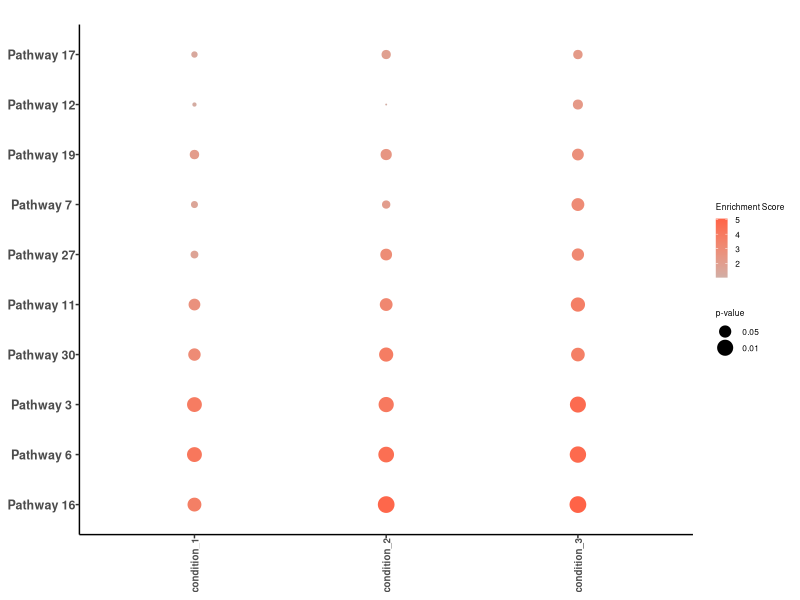
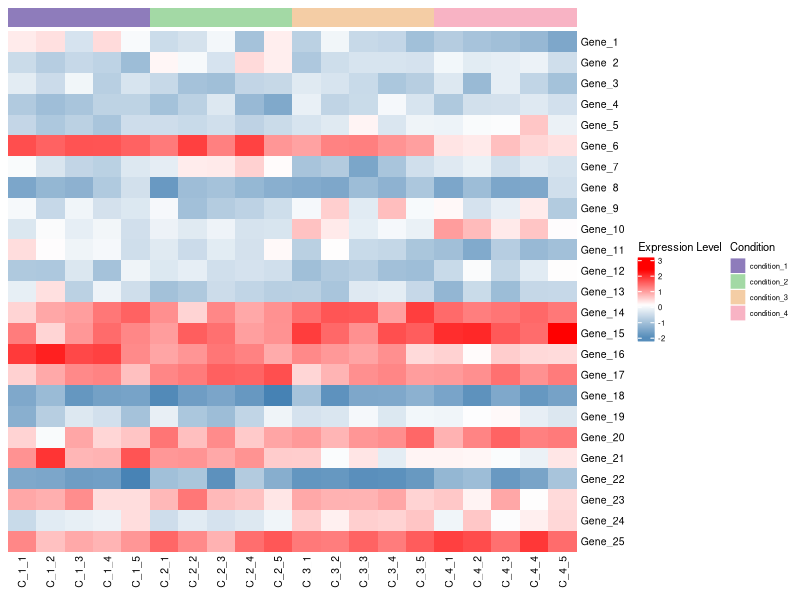

The R script that drew these images, in order:
# Load necessary libraries
library(dplyr)
library(ggplot2)
library(pheatmap)
library(grid)
library(dplyr)
library(limma)
library(ComplexHeatmap)
library(circlize)



### Bubble Plot

# Read in primary and secondary pathway enrichment data
pathway_data <- read.csv('./BubblePlot.csv', header = TRUE)


get_top_n_pathways <- function(data, score_col, sort_type = 'desc', top_n_pathways = 10) {
  # Sort the data based on the dynamic score column
  
  ## score_col is the column with your enrichment score (color for bubble plot)
  
  sorted_data <- if (sort_type == 'desc') {
    data %>% arrange(desc(.data[[score_col]]))
  } else if (sort_type == 'asc') {
    data %>% arrange(.data[[score_col]])
  } else {
    stop("sort_type must be 'asc' or 'desc'")
  }
  
  # Initialize selected data
  selected_data <- data.frame()
  unique_pathway_count <- 0
  
  # Loop to collect top unique pathways
  for (i in 1:nrow(sorted_data)) {
    current_pathway <- sorted_data$pathway_name[i]
    
    if (!current_pathway %in% selected_data$pathway_name) {
      pathway_rows <- sorted_data %>% filter(pathway_name == current_pathway)
      selected_data <- rbind(selected_data, pathway_rows)
      unique_pathway_count <- unique_pathway_count + 1
    }
    
    if (unique_pathway_count == top_n_pathways) break
  }
  
  return(selected_data)
}

top_pathways <- get_top_n_pathways(data = pathway_data, 'enrichment', sort_type = "desc", top_n_pathways = 10)


# Calculate -log10(p-value) for bubble size
plot_data <- top_pathways %>%
  mutate(log_pval = -log10(p_value))

# Clean up pathway labels for display - optional
plot_data$pathway_name <- gsub("_", " ", plot_data$pathway_name)
clean_pathway_levels <- gsub("_", " ", unique(plot_data$pathway_name))
plot_data$pathway_name <- factor(plot_data$pathway_name, levels = clean_pathway_levels)

# Set factor levels for the groups (X-axis order)
plot_data$group <- factor(plot_data$group, 
                          levels = c("condition_1", "condition_2", "condition_3"))

# Define custom theme for plot
custom_theme <- function() {
  theme_classic() %+replace%
    theme(
      plot.title = element_text(hjust = 0.5, size = 7, margin = margin(b = 5)),
      legend.title = element_text(size = 6),
      legend.text = element_text(size = 6),
      legend.key.size = unit(0.3, 'cm'),
      axis.title.y = element_blank(),
      axis.text.x = element_text(angle = 90, size = 7, face = "bold"),
      axis.text.y = element_text(size = 9, face = "bold"),
      axis.title.x = element_blank(),
      panel.grid.major = element_blank(),
      panel.grid.minor = element_blank()
    )
}

# Save plot to PNG
png("./BubblePlot.png", width = 5, height = 5, units = "in", res = 250)

# Create the bubble plot
ggplot(plot_data, aes(x = group, y = pathway_name, size = log_pval, color = enrichment)) +
  geom_point() +
  scale_color_gradient2(midpoint = 0, low = "darkblue", mid = "grey", high = "#FF6347") +
  labs(
    title = "",
    y = "Pathways",
    color = "Enrichment Score",
    size = "p-value"
  ) +
  scale_size_continuous(
    range = c(0, 5),
    breaks = -log10(c(0.05, 0.01, 0.0001, 0.000001, 0.00000001, 0.0000000001)),
    labels = c(0.05, 0.01, 0.0001, 0.000001, 0.00000001, 0.0000000001)
  ) +
  custom_theme()

dev.off()

























## Heatmap



### Identify relevant gene sets for data.
### Example based on column from pathway analysis (GSEA or L2P)
gene_list <- function(column){
  build_vector <- c()
  for(genes in column){
    build_vector <- c(build_vector, strsplit(genes, split = " ")[[1]])
  }
  return(unique(build_vector))
}

## To use this function:
## genes <- gene_list(Heatmap_data$genes)


## Or, list genes by hand:
genes_to_keep <- c("Gene1", "Gene2", "Gene3")
cols_to_keep <- c("Condition1", "Condition2", "Condition3")



DEG <- read.csv('./Heatmap.csv', header=TRUE, row.names = 1)
scaled_data <- scale(DEG)

# Define heatmap color palette
heatmap_colors <- colorRampPalette(c("steelblue", "white", "red"))(100)

# Define group labels for columns (e.g., different treatment groups)
group_labels <- rep(c("condition_1", "condition_2", "condition_3", "condition_4"), each = 5)  # Adjust for your groups
annotation_col <- data.frame(Drug = factor(group_labels, levels = c("condition_1", "condition_2", "condition_3", "condition_4")))
drug_palette <- c("condition_1" = "#8E7CBB", "condition_2" = "#A3D9A5", "condition_3" = "#F4CDA5", "condition_4" = "#F8B3C4") 
annotation_colors <- list(Drug = drug_palette[names(drug_palette) %in% levels(annotation_col$Drug)])


ha <- HeatmapAnnotation(
  df = annotation_col,
  col = annotation_colors,
  show_annotation_name = FALSE,
  annotation_legend_param = list(
    title = "Condition",                   
    title_gp = gpar(fontsize = 8),         # legend header
    labels_gp = gpar(fontsize = 5.5)       # condition labels
  )
)
png("./Heatmap.png", width = 5, height = 5, units = "in", res = 300)
heatmap <- Heatmap(
  scaled_data, 
  col = heatmap_colors, 
  row_title = NULL, column_title = NULL, name = "Expression", 
  show_row_dend = FALSE, cluster_columns = FALSE, cluster_rows = FALSE,
  show_row_names = TRUE, show_column_names = TRUE,
  top_annotation = ha,  # Column annotations
  heatmap_legend_param = list(title = "Expression Level", title_gp = gpar(fontsize = 8),  # annotation legend header 
                              labels_gp = gpar(fontsize = 5.5)  # legend labels
                              ),
  row_title_gp = gpar(fontsize = 0),     # Adjust row title font size
  column_names_gp = gpar(fontsize = 7.5),   # Adjust x-axis label font size
  row_names_gp = gpar(fontsize = 7.5)      # Adjust y-axis label font size
  
)

# Draw heatmap
draw(heatmap)
dev.off()
